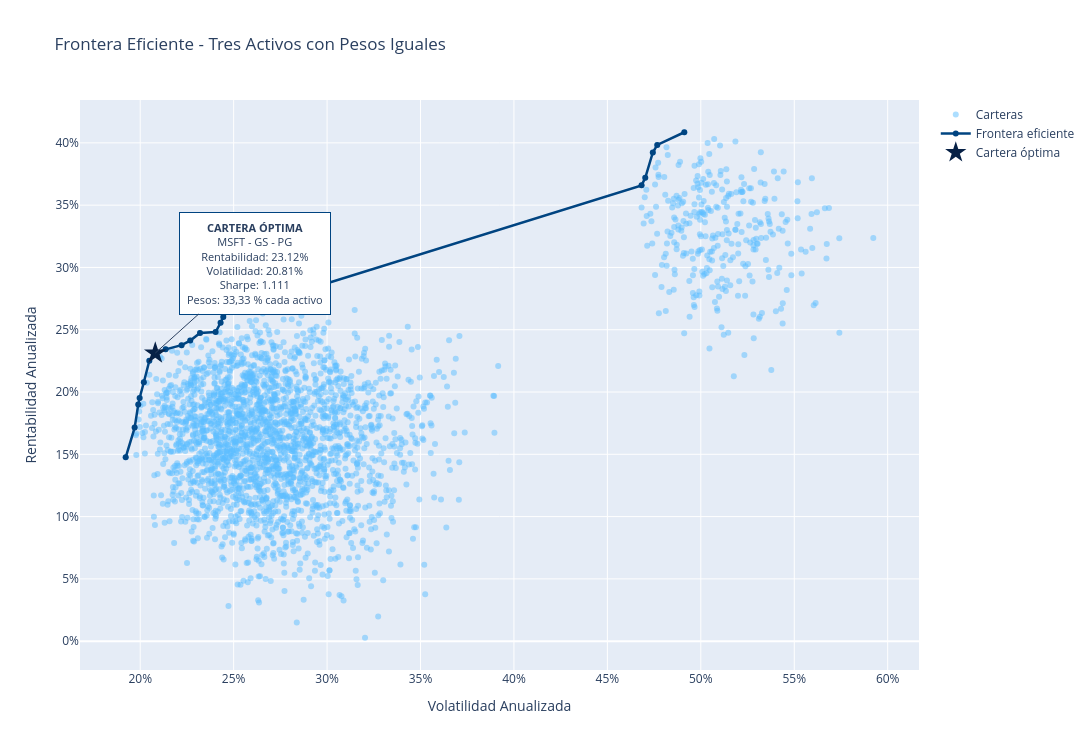

Notebook code cell kept with this figure:
### Code cell
# Frontera eficiente: tres activos con inversión a partes iguales

resultados = []

for trio in combinations(retornos.columns, 3):
    t = list(trio)
    pesos = np.array([1/3, 1/3, 1/3])

    rent = np.dot(r_anual[t], pesos)
    cov = cov_anual.loc[t, t].values
    vol = np.sqrt(pesos @ cov @ pesos)

    resultados.append({
        "Trio": " - ".join(t),
        "Rent": rent,
        "Vol": vol,
        "Sharpe": rent / vol,
        "Pesos": pesos
    })

df_carteras_iguales = pd.DataFrame(resultados)

# Cartera óptima
mejor_igual = df_carteras_iguales.loc[
    df_carteras_iguales["Sharpe"].idxmax()
]

# Frontera eficiente
orden = df_carteras_iguales.sort_values(
    ["Vol", "Rent"], ascending=[True, False]
)

df_frontera_igual = orden[
    orden["Rent"] > orden["Rent"].cummax().shift(fill_value=-np.inf) + 1e-8
]

# Etiqueta de la cartera óptima
etiqueta = (
    f"<b>CARTERA ÓPTIMA</b><br>{mejor_igual['Trio']}<br>"
    f"Rentabilidad: {mejor_igual['Rent']:.2%}<br>"
    f"Volatilidad: {mejor_igual['Vol']:.2%}<br>"
    f"Sharpe: {mejor_igual['Sharpe']:.3f}<br>"
    f"Pesos: 33,33 % cada activo"
)

# Gráfico
fig = go.Figure()

fig.add_trace(go.Scatter(
    x=df_carteras_iguales["Vol"], y=df_carteras_iguales["Rent"],
    mode="markers", name="Carteras",
    marker=dict(color=paleta_bbva["azul_celeste_aqua"], size=6, opacity=0.5)
))

fig.add_trace(go.Scatter(
    x=df_frontera_igual["Vol"], y=df_frontera_igual["Rent"],
    mode="lines+markers", name="Frontera eficiente",
    line=dict(color=paleta_bbva["azul_logotipo"], width=2.5)
))

fig.add_trace(go.Scatter(
    x=[mejor_igual["Vol"]], y=[mejor_igual["Rent"]],
    mode="markers", name="Cartera óptima",
    marker=dict(color=paleta_bbva["azul_oscuro_digital"], size=17, symbol="star")
))

fig.add_annotation(
    x=mejor_igual["Vol"], y=mejor_igual["Rent"], text=etiqueta,
    showarrow=True, ax=100, ay=-90,
    bgcolor="white", bordercolor=paleta_bbva["azul_logotipo"],
    borderpad=7, font=dict(size=11)
)

fig.update_layout(
    title="Frontera Eficiente - Tres Activos con Pesos Iguales",
    xaxis_title="Volatilidad Anualizada",
    yaxis_title="Rentabilidad Anualizada",
    xaxis_tickformat=".0%", yaxis_tickformat=".0%",
    width=1100, height=750
)

fig.show()

# Resultados
print("CARTERA ÓPTIMA")
print("-----------------------------")
print("Activos:", mejor_igual["Trio"])
print(f"Rentabilidad: {mejor_igual['Rent']:.2%}")
print(f"Volatilidad: {mejor_igual['Vol']:.2%}")
print(f"Sharpe: {mejor_igual['Sharpe']:.3f}")
print(f"\nTotal de carteras analizadas: {len(df_carteras_iguales):,}")

### Figure 1 — Plotly figure (JSON) as saved in the notebook; plotly's stock layout.template omitted (floating-point values rounded to 4 significant figures; data arrays with more than 128 entries replaced by an {"elided": "..."} marker saying what was removed)
{"data": [{"marker": {"color": "#5BBEFF", "opacity": 0.5, "size": 6}, "mode": "markers", "name": "Carteras", "type": "scatter", "x": {"elided": "2600 float values"}, "y": {"elided": "2600 float values"}}, {"line": {"color": "#004481", "width": 2.5}, "mode": "lines+markers", "name": "Frontera eficiente", "type": "scatter", "x": [0.1922, 0.197, 0.199, 0.1997, 0.2019, 0.2049, 0.2081, 0.2136, 0.2221, 0.2268, 0.232, 0.2403, 0.243, 0.2444, 0.2508, 0.2769, 0.4683, 0.4703, 0.4743, 0.4767, 0.4912], "y": [0.1476, 0.1714, 0.1901, 0.1953, 0.2079, 0.2251, 0.2312, 0.2343, 0.2376, 0.2413, 0.2474, 0.2481, 0.2556, 0.2603, 0.2718, 0.2765, 0.3659, 0.372, 0.3923, 0.3984, 0.4085]}, {"marker": {"color": "#072146", "size": 17, "symbol": "star"}, "mode": "markers", "name": "Cartera óptima", "type": "scatter", "x": [0.2081], "y": [0.2312]}], "layout": {"annotations": [{"ax": 100, "ay": -90, "bgcolor": "white", "bordercolor": "#004481", "borderpad": 7, "font": {"size": 11}, "showarrow": true, "text": "<b>CARTERA ÓPTIMA</b><br>MSFT - GS - PG<br>Rentabilidad: 23.12%<br>Volatilidad: 20.81%<br>Sharpe: 1.111<br>Pesos: 33,33 % cada activo", "x": 0.2081, "y": 0.2312}], "height": 750, "title": {"text": "Frontera Eficiente - Tres Activos con Pesos Iguales"}, "width": 1100, "xaxis": {"tickformat": ".0%", "title": {"text": "Volatilidad Anualizada"}}, "yaxis": {"tickformat": ".0%", "title": {"text": "Rentabilidad Anualizada"}}}}
